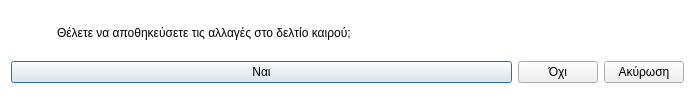
<?xml version="1.0" encoding="UTF-8"?>
<ui version="4.0">
 <class>Dialog</class>
 <widget class="QDialog" name="Dialog">
  <property name="geometry">
   <rect>
    <x>0</x>
    <y>0</y>
    <width>695</width>
    <height>98</height>
   </rect>
  </property>
  <property name="windowTitle">
   <string>Αποθήκευση αλλαγών</string>
  </property>
  <property name="windowIcon">
   <iconset resource="../../../../icons.qrc">
    <normaloff>:/rest-windows/assets/images/rest-windows/question.png</normaloff>:/rest-windows/assets/images/rest-windows/question.png</iconset>
  </property>
  <property name="styleSheet">
   <string notr="true">QDialog{
	background:white;
}</string>
  </property>
  <layout class="QGridLayout" name="gridLayout_2">
   <item row="1" column="0" colspan="2">
    <widget class="QFrame" name="frame">
     <property name="styleSheet">
      <string notr="true">QFrame{border:0px;}</string>
     </property>
     <property name="frameShape">
      <enum>QFrame::StyledPanel</enum>
     </property>
     <property name="frameShadow">
      <enum>QFrame::Raised</enum>
     </property>
     <layout class="QGridLayout" name="gridLayout">
      <property name="leftMargin">
       <number>0</number>
      </property>
      <property name="topMargin">
       <number>0</number>
      </property>
      <property name="rightMargin">
       <number>0</number>
      </property>
      <property name="bottomMargin">
       <number>0</number>
      </property>
      <item row="0" column="0">
       <widget class="QPushButton" name="save">
        <property name="sizePolicy">
         <sizepolicy hsizetype="Expanding" vsizetype="Fixed">
          <horstretch>0</horstretch>
          <verstretch>0</verstretch>
         </sizepolicy>
        </property>
        <property name="text">
         <string>Ναι</string>
        </property>
        <property name="icon">
         <iconset resource="../../../../icons.qrc">
          <normaloff>:/rest-windows/assets/images/rest-windows/save.png</normaloff>:/rest-windows/assets/images/rest-windows/save.png</iconset>
        </property>
       </widget>
      </item>
      <item row="0" column="1">
       <widget class="QPushButton" name="no_save">
        <property name="sizePolicy">
         <sizepolicy hsizetype="Fixed" vsizetype="Fixed">
          <horstretch>0</horstretch>
          <verstretch>0</verstretch>
         </sizepolicy>
        </property>
        <property name="text">
         <string>Όχι</string>
        </property>
       </widget>
      </item>
     </layout>
    </widget>
   </item>
   <item row="0" column="0">
    <widget class="QLabel" name="error">
     <property name="minimumSize">
      <size>
       <width>40</width>
       <height>40</height>
      </size>
     </property>
     <property name="maximumSize">
      <size>
       <width>40</width>
       <height>40</height>
      </size>
     </property>
     <property name="text">
      <string/>
     </property>
     <property name="pixmap">
      <pixmap resource="../../../../icons.qrc">:/rest-windows/assets/images/rest-windows/question.png</pixmap>
     </property>
     <property name="scaledContents">
      <bool>true</bool>
     </property>
    </widget>
   </item>
   <item row="1" column="2">
    <widget class="QPushButton" name="cancel">
     <property name="sizePolicy">
      <sizepolicy hsizetype="Fixed" vsizetype="Fixed">
       <horstretch>0</horstretch>
       <verstretch>0</verstretch>
      </sizepolicy>
     </property>
     <property name="text">
      <string>Ακύρωση</string>
     </property>
    </widget>
   </item>
   <item row="0" column="1" colspan="2">
    <widget class="QLabel" name="label">
     <property name="text">
      <string>Θέλετε να αποθηκεύσετε τις αλλαγές στο δελτίο καιρού;</string>
     </property>
     <property name="alignment">
      <set>Qt::AlignJustify|Qt::AlignVCenter</set>
     </property>
    </widget>
   </item>
  </layout>
 </widget>
 <resources>
  <include location="../../../../icons.qrc"/>
  <include location="../../../../icons.qrc"/>
  <include location="../../../../icons.qrc"/>
 </resources>
 <connections/>
</ui>
